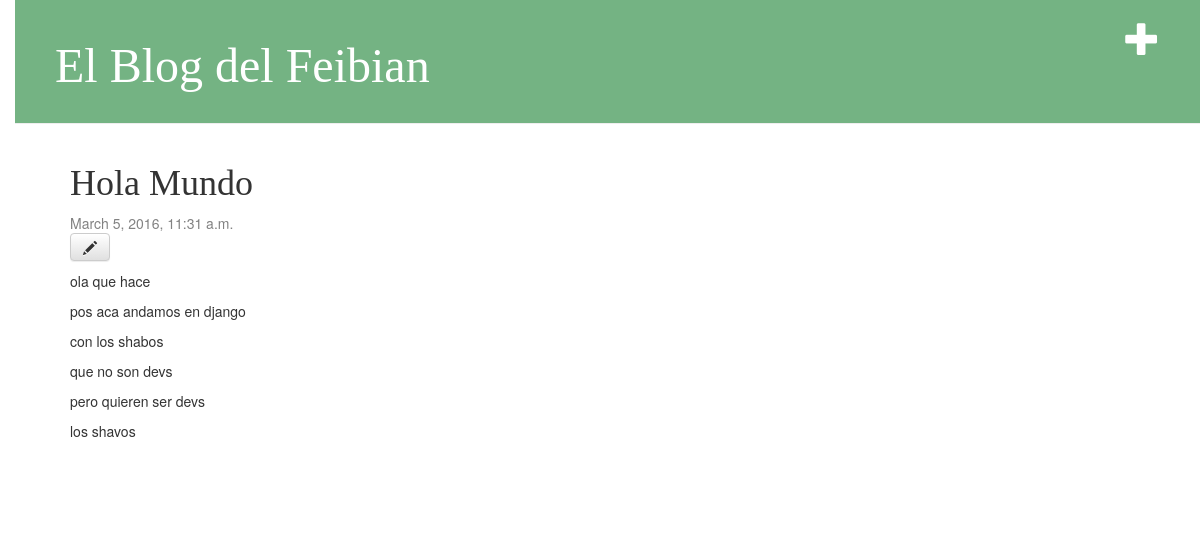
/post/1/, run on an earlier commit of the app's database.
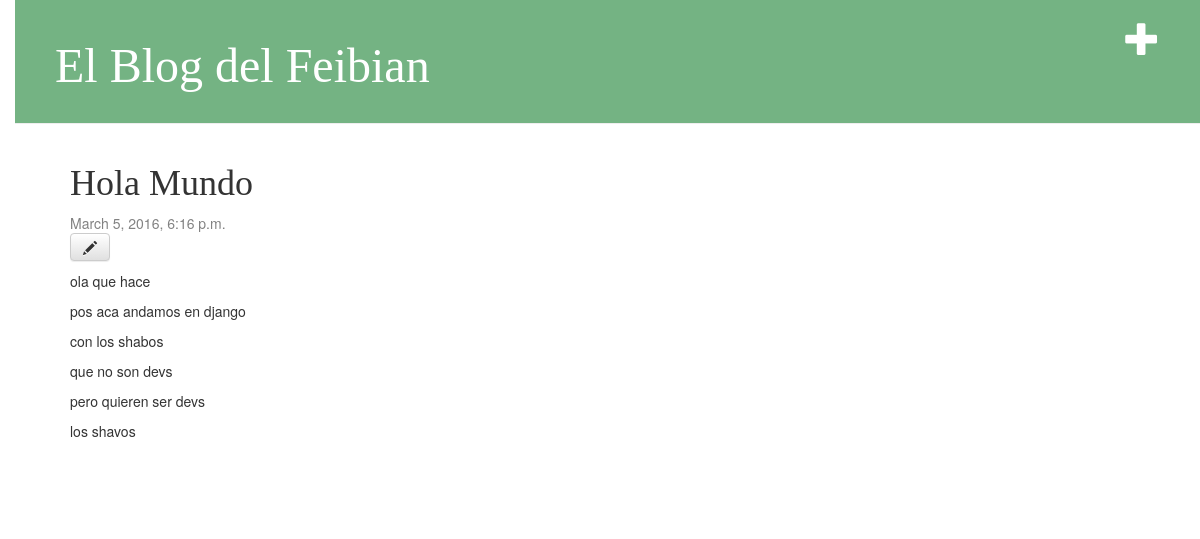
And on a later commit of the database.
### blogapp/models.py (models this page shows, shortened)
class Post(models.Model):
        author = models.ForeignKey('auth.User')
        title = models.CharField(max_length=200)
        text = models.TextField()
        created_date = models.DateTimeField(
                default=timezone.now)
        published_date = models.DateTimeField(
                blank=True, null=True)

### blogapp/views.py (the view)
# urls.py: url(r'^post/(?P<pk>\d+)/$', views.post_detail, name='post_detail'),
def post_detail(request, pk):
    post = get_object_or_404(Post, pk=pk)
    return render(request, 'blogapp/post_detail.html', {'post': post})

### blogapp/templates/blogapp/post_detail.html
{% extends 'blogapp/base.html' %}
{% block content %}
    <div class="post">
        <h1>{{ post.title }}</h1>
        {% if post.published_date %}
            <div class="date">
                {{ post.published_date }}
            </div>
        {% endif %}
        <a class="btn btn-default" href="{% url 'post_edit' pk=post.pk %}"><span class="glyphicon glyphicon-pencil"></span></a>
        <p>{{ post.text|linebreaks }}</p>
    </div>
{% endblock %}

### blogapp/templates/blogapp/base.html (shortened to what this page needs)
{% load staticfiles %}
<html>
    <head>
        <link rel="stylesheet" href="//maxcdn.bootstrapcdn.com/bootstrap/3.2.0/css/bootstrap.min.css">
        <link rel="stylesheet" href="//maxcdn.bootstrapcdn.com/bootstrap/3.2.0/css/bootstrap-theme.min.css">
        <link rel="stylesheet" href="{% static 'css/blog.css' %}">
    </head>
    <body>
    <div class="page-header">
        <a href="{% url 'post_new' %}" class="top-menu"><span class="glyphicon glyphicon-plus"></span></a>
        <h1><a href="/">El Blog del Feibian</a></h1>
    </div>
    <div class="content container">
        <div class="row">
            <div class="col-md-8">
            {% block content %}
            {% endblock %}
            </div>
        </div>
    </div>
</body>
</html>

### blogapp/static/css/blog.css (style rules this page uses)
h1 { font-family: 'Bree Serif'; }
body { padding-left: 15px; }
.page-header { background-color: #74B383; margin-top: 0; padding: 20px 20px 20px 40px; }
.page-header h1, .page-header h1 a, .page-header h1 a:visited, .page-header h1 a:active { color: #ffffff; font-size: 36pt; text-decoration: none; }
.content { margin-left: 40px; }
h1, h2, h3, h4 { font-family: 'Bree Serif', cursive; }
.date { color: #828282; }
.top-menu, .top-menu:hover, .top-menu:visited { color: #ffffff; float: right; font-size: 26pt; margin-right: 20px; }
.post { margin-bottom: 70px; }

What changed in the data, as far as the page shows it:
changed Post "Hola Mundo": published_date "March 5, 2016, 11:31 a.m." → "March 5, 2016, 6:16 p.m."
